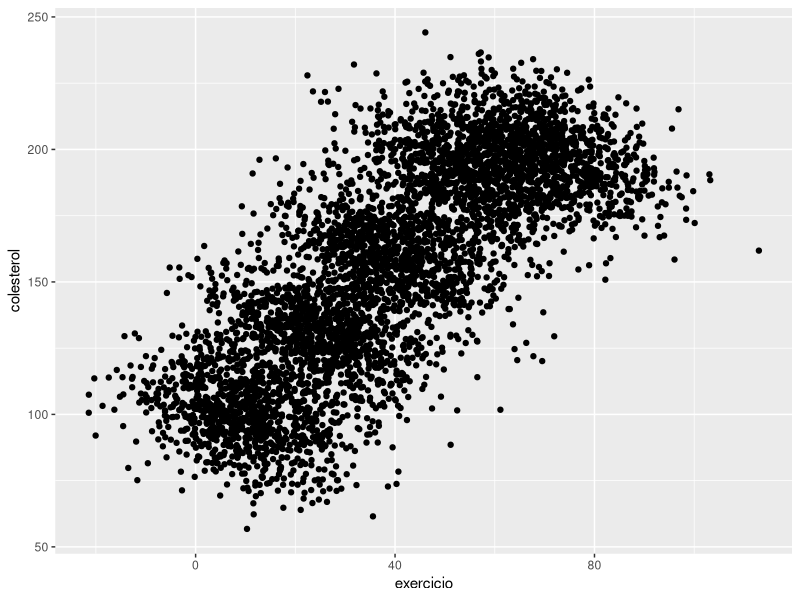
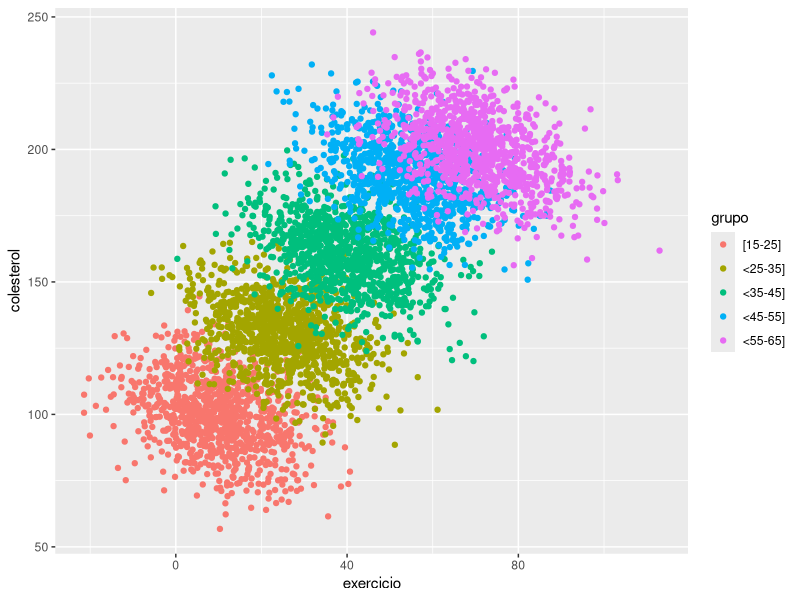

The R source for these figures, in order:
## ---- chunk 1
library(MASS)

set.seed(123)
mu_1 <- c(100, 10)
mu_2 <- c(130, 25)
mu_3 <- c(160, 40)
mu_4 <- c(190, 55)
mu_5 <- c(200, 70)
S_1 <- matrix(c(170, -52.5, -52.5, 120), 2, 2)
S_2 <- matrix(c(170, -54.9, -54.9, 120), 2, 2)
S_3 <- matrix(c(170, -56.2, -56.2, 120), 2, 2)
S_4 <- matrix(c(170, -61.8, -61.8, 120), 2, 2)
S_5 <- matrix(c(170, -58.1, -58.1, 120), 2, 2)
grupo_1 <- data.frame(mvrnorm(1000, mu_1, S_1))
grupo_2 <- data.frame(mvrnorm(1000, mu_2, S_2))
grupo_3 <- data.frame(mvrnorm(1000, mu_3, S_3))
grupo_4 <- data.frame(mvrnorm(1000, mu_4, S_4))
grupo_5 <- data.frame(mvrnorm(1000, mu_5, S_5))
colnames(grupo_1) <- c("colesterol", "exercicio")
colnames(grupo_2) <- c("colesterol", "exercicio")
colnames(grupo_3) <- c("colesterol", "exercicio")
colnames(grupo_4) <- c("colesterol", "exercicio")
colnames(grupo_5) <- c("colesterol", "exercicio")
grupo_1$grupo <- "[15-25]"
grupo_2$grupo <- "<25-35]"
grupo_3$grupo <- "<35-45]"
grupo_4$grupo <- "<45-55]"
grupo_5$grupo <- "<55-65]"
dados <- rbind(grupo_1, grupo_2, grupo_3, grupo_4, grupo_5)
## ---- chunk 2
#| echo: false
library(ggplot2)
dados |> ggplot(aes(x = exercicio, y = colesterol)) + geom_point()
## ---- chunk 3
#| echo: false
library(ggplot2)
dados |> ggplot(aes(x = exercicio, y = colesterol, color = grupo)) + geom_point()
## ---- chunk 4
library(kableExtra)
table <- data.frame(Ya0 = c(0, 1, 0, 0, 0, 1, 0, 0, 1, 1, 0, 1 ,1, 0, 0, 0, 1, 1, 1, 1),
                    Ya1 = c(1, 0, 0, 0, 0, 0, 0, 1, 1, 0, 1, 1, 1, 1, 1, 1, 1, 0, 0, 0))
row.names(table) <- c("Carlos", "Daniela", "Luiz", "Maria", "Roberto", "Rosa", "Eric", "Manuella", "Julio", "Laura",
               "Cezar", "Guilherme", "Sandra", "Monica", "Ana", "Augusto", "Wanderlei", "Sheila", "Alex", "Tatiane")
knitr::kable(table, col.names = c("$Y^{a = 0}$", "$Y^{a = 1}$"), escape = FALSE, row.names = TRUE) %>% kable_styling(font_size = 16, full_width = TRUE)
## ---- chunk 5
table <- t(data.frame(A = c(0, 0, 0, 0, 1, 1, 1, 1, 0, 0, 0, 1, 1, 1, 1, 1, 1, 1, 1, 1),
                    Y = c(0, 1, 0, 0, 0, 0, 0, 1, 1, 1, 0, 1, 1, 1, 1, 1, 1, 0, 0, 0)))
knitr::kable(table)
## ---- chunk 6
knitr::kable(table)
